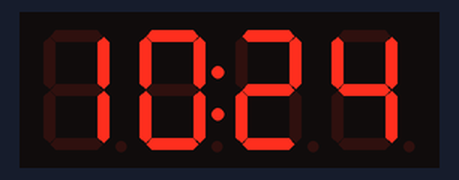
The sketch below on a simulated Arduino Uno, built with avr-gcc and run on an emulated ATmega328P. Shown: 4-digit seven-segment display. The local clock reads 2024-03-15 10:24:30 at power-on unless the sketch sets it.

Above: at 0.1 s.
At 90.4 s:
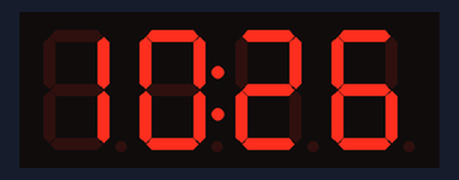

The sketch:

7segment_RTC.ino
```cpp
#include "TM1637.h"

#define CLK 24//Pins for TM1637
#define DIO 2

TM1637 tm1637(CLK,DIO);

// Date and time functions using a DS3231 RTC connected via I2C and Wire lib

#include <Wire.h>
#include "RTClib.h"
RTC_DS3231 rtc;

int hh, mm;


void setup()
  {
    tm1637.init();
    tm1637.set(5);
    //BRIGHT_TYPICAL = 2,BRIGHT_DARKEST = 0,BRIGHTEST = 7;

    rtc.begin();
    // manual adjust
    // January 21, 2014 at 3am you would call:
    // rtc.adjust(DateTime(2014, 1, 21, 3, 0, 0));
    // automatic adjust
    //rtc.adjust(DateTime(F(__DATE__), F(__TIME__)));
  }//end "setup()"


void loop(){
  DateTime now = rtc.now();
  hh = now.hour(), DEC;
  mm = now.minute(), DEC;

  tm1637.point(POINT_ON);
  if ((hh/10) == 0) tm1637.display(0,17);
  else
      tm1637.display(0,hh/10);     // hour
      tm1637.display(1,hh%10);
      tm1637.display(2,mm/10);    // minutes
      tm1637.display(3,mm%10);    //
  delay(500);

      tm1637.point(POINT_ON);
  if ((hh/10) == 0) tm1637.display(0,17);
  else
      tm1637.display(0,hh/10);     // hour
      tm1637.display(1,hh%10);
      tm1637.display(2,mm/10);    // minutes
      tm1637.display(3,mm%10);    //
  delay(500);

  }// end loop()
```
